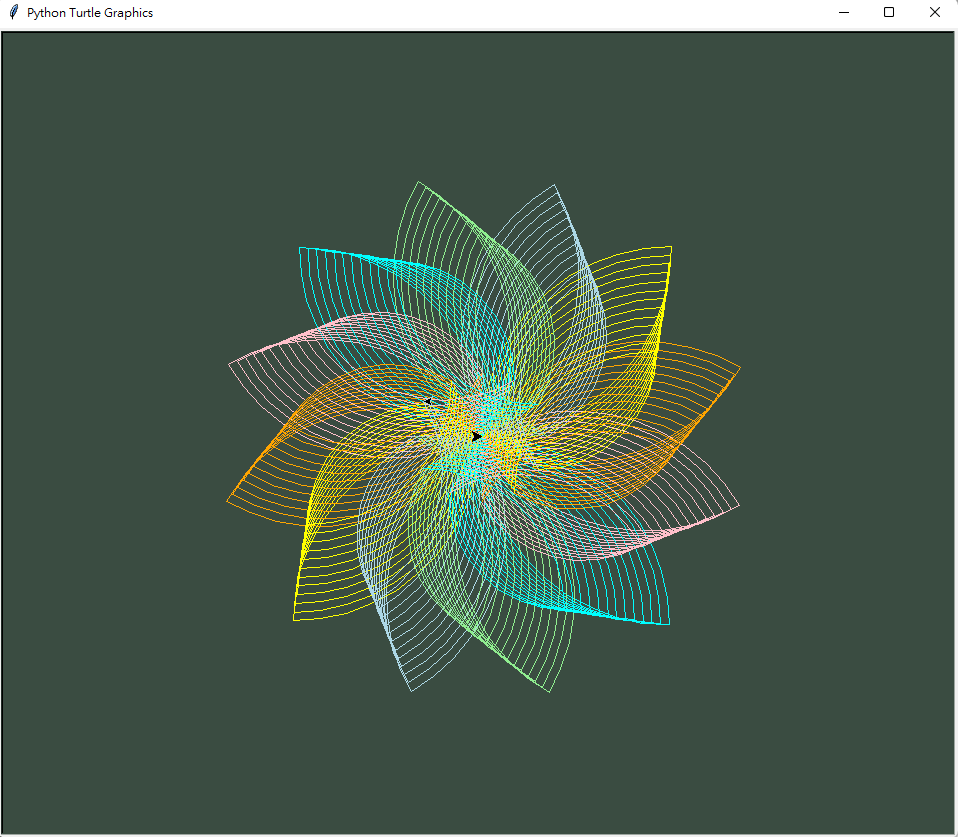

This chart was generated by the following Python code:
import turtle
t = turtle.Turtle()
s = turtle.Screen()
s.bgcolor('#3A4C41')
t.speed(0)
col = ('yellow', 'orange', 'pink', 'cyan', 'light green', 'light blue')

for i in range(150):
    t.pencolor(col[i%6])
    t.circle(190 - i/2, 90)
    t.lt(90)
    t.circle(190 - i/3, 90)
    t.lt(60)
s.exitonclick()
